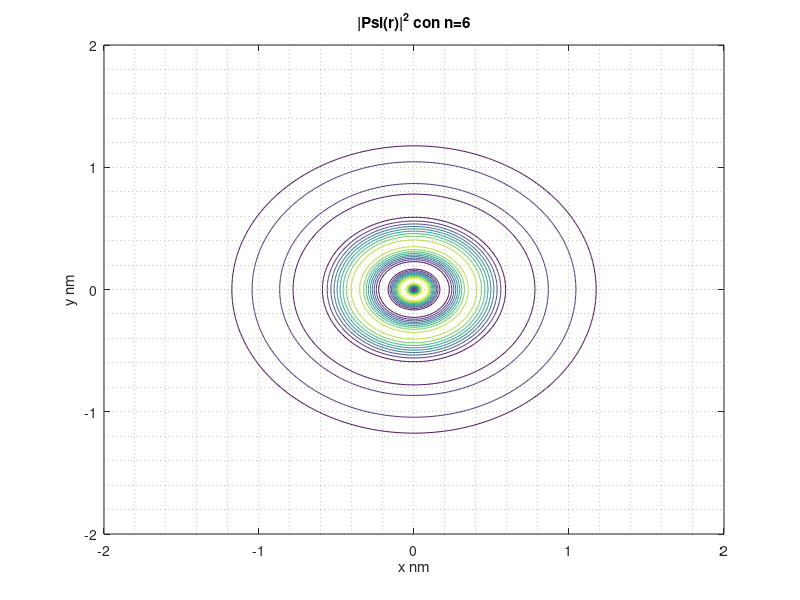

Reproduce this figure in MATLAB.
% Grafica Psi al cuadrado de r con n=2

a0 = 0.0529; %Constante Radio de Borh en nm

%Funcion de densidad de proba.
%R = @(x,y,z) (x.^2+ y.^2+ z.^2);
 

r= @(x,y,z) ((((1/a0).^(1.5)/(2160*sqrt(6))).^2).*(((720) - (300 * (sqrt(x.^2+y.^2+z.^2)/a0)) + ((100/3) 
.*(x.^2+y.^2+z.^2)/(a0.^2)) - ((25/18).*((x.^2+y.^2+z.^2).^(1.5)) / (a0.^3))  + ((5/216).*((x.^2+y.^2+z.^2).^2) 
/ (a0.^4)) - ((x.^2+y.^2+z.^2).^(2.5) /((a0.^5).*(7776)))).^2).*((exp(-sqrt(x.^2+y.^2+z.^2)/(6*a0))).^2)).*(x.^2+y.^2+z.^2);



[X,Y] = meshgrid(-2:0.01:2, -2:0.01:2); %Intervalos y numero de escala minima
Z= r(X,Y,0);


figure;
contour(X,Y,Z)
grid minor on
title('|Psi(r)|^2 con n=6')

%figure;
%surfc(X,Y,Z)
%title('|Psi(r)|^2 con n=6')
xlabel('x nm');
ylabel('y nm');